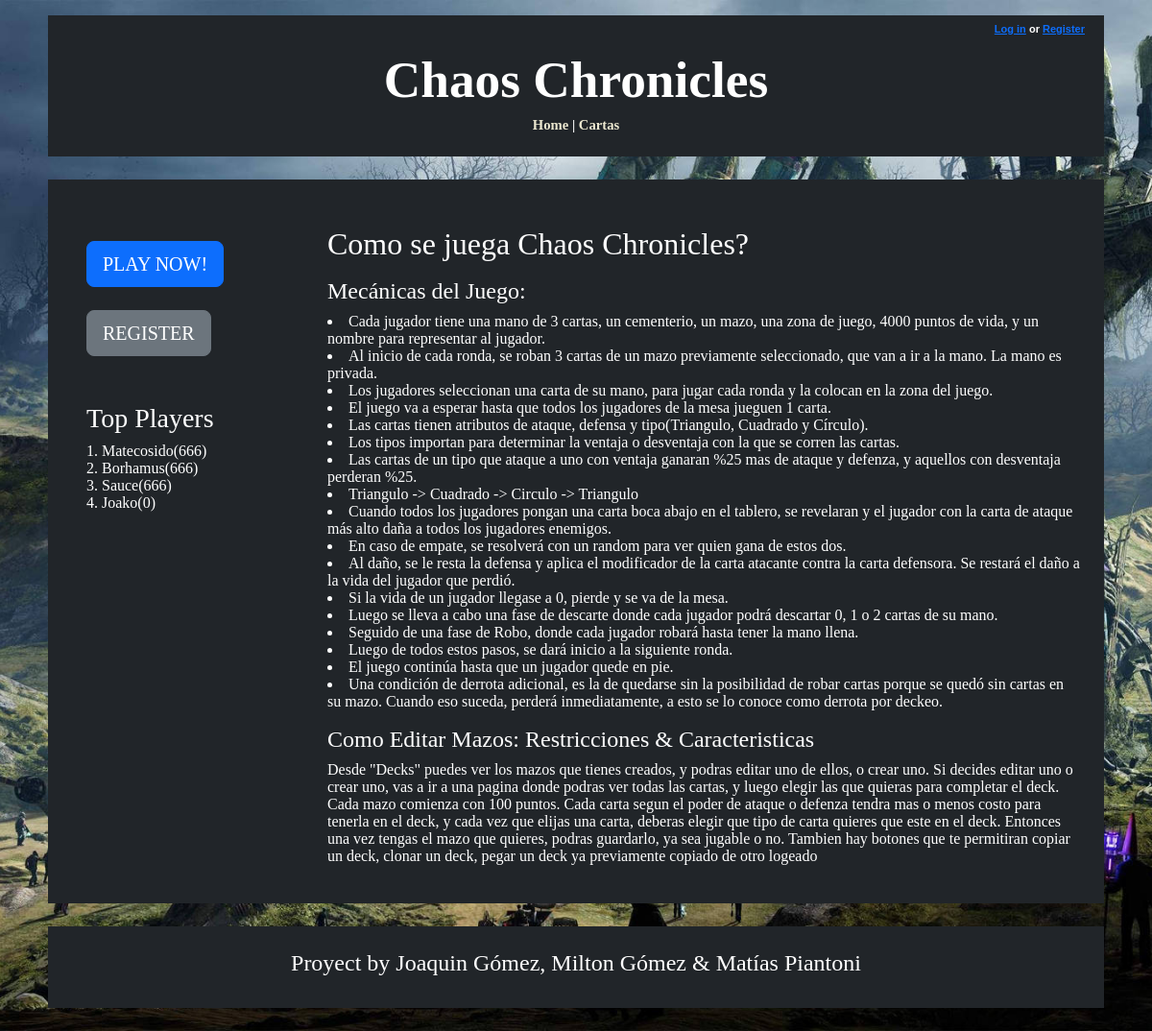
The page / on the database its author committed.
### logica/models.py (models this page shows, shortened)
class Jugador(AbstractUser):
    ScoreTotal = models.SmallIntegerField(default=0)
    Decks = models.ManyToManyField(Deck, blank=True)
    FotoPerfil = models.ImageField(blank=True, upload_to='perfilimages/')

### logica/views.py (the view)
# urls.py: path('', HomeView.as_view(), name='home'),
class HomeView(TemplateView):
    template_name = 'home.html'
    def get_context_data(self, **kwargs):
        context = super().get_context_data(**kwargs)
        context['jugadores']=Jugador.objects.all().order_by('-ScoreTotal').values()[:5]
        return context

### logica/templates/home.html (shortened to what this page needs)
{% extends "base_generic.html" %}
{% block content %}
<div class="container mt-4">
    <div class="row">
        <div class="col-sm-3 bg-dark p-4 text-white center-text">
            <div class="mb-3">
                {% if not user.is_authenticated %}
                    <a href = "{% url 'login' %}" class="btn btn-primary btn-lg btn-block mb-2">PLAY NOW!</a>
                {% else %}
                    <a href = "" class="btn btn-primary btn-lg btn-block mb-2">PLAY NOW!</a>
                {% endif %}
            </div>
            <div class="mb-5">
                {% if not user.is_authenticated %}
                    <a href = "{% url 'register' %}" class="btn btn-secondary btn-lg btn-block">REGISTER</a>
                {% else %}
                    <a href = "{% url 'deck_list' %}" class="btn btn-secondary btn-lg btn-block">Select Deck</a>
                {% endif %}
            </div>
            <div>
                <h3>Top Players</h3>
                <ul class="list-unstyled">
                    {% for jugador in jugadores %}
                        <li>{{forloop.counter}}. {{ jugador.username }}({{ jugador.ScoreTotal }}) </li>
                    {% endfor %}
                </ul>
            </div>
        </div>
        <div class="col-sm-9 bg-dark text-white p-2">
            <div class = "Tutorial">
                <h2>Como se juega Chaos Chronicles?</h2>
                <p>
                    <h4>Mecánicas del Juego:</h4>
                    <li>Cada jugador tiene una mano de 3 cartas, un cementerio, un mazo, una zona de juego, 4000 puntos de vida, y un nombre para representar al jugador.</li>
                    <li>Al inicio de cada ronda, se roban 3 cartas de un mazo previamente seleccionado, que van a ir a la mano. La mano es privada.</li>
                    <li>Los jugadores seleccionan una carta de su mano, para jugar cada ronda y la colocan en la zona del juego.</li>
                    <li>El juego va a esperar hasta que todos los jugadores de la mesa jueguen 1 carta.</li>
                    <li>Las cartas tienen atributos de ataque, defensa y tipo(Triangulo, Cuadrado y Círculo).</li>
                    <li>Los tipos importan para determinar la ventaja o desventaja con la que se corren las cartas.</li>
                    <li>Las cartas de un tipo que ataque a uno con ventaja ganaran %25 mas de ataque y defenza, y aquellos con desventaja perderan %25.</li>
                    <li>Triangulo -> Cuadrado -> Circulo -> Triangulo</li>
                    <li>Cuando todos los jugadores pongan una carta boca abajo en el tablero, se revelaran y el jugador con la carta de ataque más alto daña a todos los jugadores enemigos.</li>
                    <li>En caso de empate, se resolverá con un random para ver quien gana de estos dos.</li>
                    <li>Al daño, se le resta la defensa y aplica el modificador de la carta atacante contra la carta defensora. Se restará el daño a la vida del jugador que perdió.</li>
                    <li>Si la vida de un jugador llegase a 0, pierde y se va de la mesa.</li>
                    <li>Luego se lleva a cabo una fase de descarte donde cada jugador podrá descartar 0, 1 o 2 cartas de su mano.</li>
                    <li>Seguido de una fase de Robo, donde cada jugador robará hasta tener la mano llena.</li>
                    <li>Luego de todos estos pasos, se dará inicio a la siguiente ronda.</li>
                    <li>El juego continúa hasta que un jugador quede en pie.</li>
                    <li>Una condición de derrota adicional, es la de quedarse sin la posibilidad de robar cartas porque se quedó sin cartas en su mazo. Cuando eso suceda, perderá inmediatamente, a esto se lo conoce como derrota por deckeo.</li>
                </p>
            </div>
            <div class = "Deck-edition">
                <p>
                    <h4>Como Editar Mazos: Restricciones & Caracteristicas </h4>
                    Desde "Decks" puedes ver los mazos que tienes creados, y podras editar uno de ellos, o crear uno.
                    Si decides editar uno o crear uno, vas a ir a una pagina donde podras ver todas las cartas, y luego elegir las que quieras para completar el deck.
                    Cada mazo comienza con 100 puntos.
                    Cada carta segun el poder de ataque o defenza tendra mas o menos costo para tenerla en el deck, y cada vez que elijas una carta, deberas elegir que tipo de carta quieres que este en el deck.
                    Entonces una vez tengas el mazo que quieres, podras guardarlo, ya sea jugable o no.
                    Tambien hay botones que te permitiran copiar un deck, clonar un deck, pegar un deck ya previamente copiado de otro logeado
                </p>
            </div>
        </div>
    </div>
</div>
{% endblock %}

### logica/templates/base_generic.html (style rules this page uses)
body { background-attachment: fixed; background-image: url("/media/media/bg1.jpg"); min-height: 100vh; width: 100%; background-position: center; background-repeat: no-repeat; background-size: cover; font: 12pt Georgia, "Times New Roman", Times, serif; }

### rows shown on the page
Jugador: username "Matecosido", ScoreTotal "666"
Jugador: username "Borhamus", ScoreTotal "666"
Jugador: username "Sauce", ScoreTotal "666"
Jugador: username "Joako", ScoreTotal "0"
